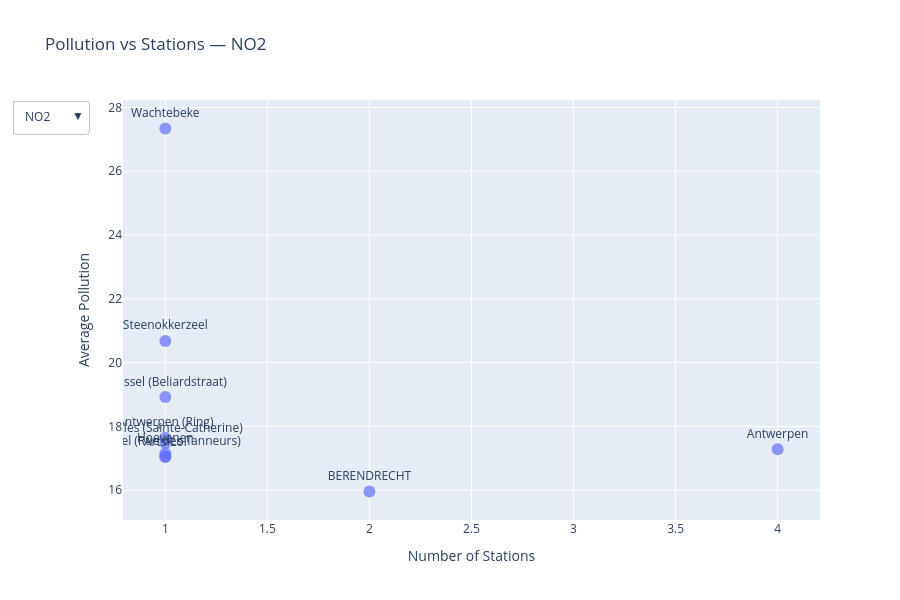

Notebook cell for this chart:
### Code cell
import plotly.graph_objects as go

merged = top_cities.merge(
    stations_summary,
    on="city_name",
    how="inner"
)

pollutants = merged["pollutant_type"].unique()

fig = go.Figure()

for p in pollutants:
    df = merged[merged["pollutant_type"] == p]

    fig.add_trace(go.Scatter(
        x=df["nb_stations"],
        y=df["avg_pollution"],
        mode="markers+text",  # 👈 add text
        text=df["city_name"],  # 👈 city names displayed
        textposition="top center",
        name=p,
        visible=(p == pollutants[0]),
        marker=dict(size=12, opacity=0.7)
    ))

buttons = []

for i, p in enumerate(pollutants):
    visibility = [False] * len(pollutants)
    visibility[i] = True

    buttons.append(dict(
        label=p,
        method="update",
        args=[
            {"visible": visibility},
            {"title": f"Pollution vs Stations — {p}"}
        ]
    ))

fig.update_layout(
    updatemenus=[dict(
        buttons=buttons,
        direction="down",
        showactive=True
    )],
    title=f"Pollution vs Stations — {pollutants[0]}",
    xaxis_title="Number of Stations",
    yaxis_title="Average Pollution",
    height=600
)

fig.show()

### Figure 1 — Plotly figure (JSON) as saved in the notebook; plotly's stock layout.template omitted (floating-point values rounded to 4 significant figures)
{"data": [{"marker": {"opacity": 0.7, "size": 12}, "mode": "markers+text", "name": "NO2", "text": ["Wachtebeke", "Steenokkerzeel", "Brussel (Beliardstraat)", "Antwerpen (Ring)", "Bruxelles (Sainte-Catherine)", "Antwerpen", "Hoevenen", "Brussel (Rue des Tanneurs)", "Arts-Loi", "BERENDRECHT"], "textposition": "top center", "type": "scatter", "visible": true, "x": [1, 1, 1, 1, 1, 4, 1, 1, 1, 2], "y": [27.34, 20.68, 18.92, 17.65, 17.48, 17.29, 17.16, 17.06, 17.04, 15.96]}, {"marker": {"opacity": 0.7, "size": 12}, "mode": "markers+text", "name": "PM10", "text": ["Zeebrugge (Evendijk-Oost)", "Gent", "Zeebrugge", "Genk", "Antwerpen (Ring)", "Antwerpen (3M - Fence Line W)", "Merksem", "Antwerpen (Park Spoor Noord)", "Antwerpen (Blancefloerlaan)", "Borgerhout"], "textposition": "top center", "type": "scatter", "visible": false, "x": [1, 1, 2, 1, 1, 1, 1, 1, 1, 2], "y": [16.9, 15.4, 14.56, 14.42, 14.02, 13.32, 13.26, 13.24, 13.04, 12.93]}, {"marker": {"opacity": 0.7, "size": 12}, "mode": "markers+text", "name": "PM2.5", "text": ["Genk", "Gent", "Hasselt", "Vilvoorde", "Antwerpen (Ring)", "Antwerpen (Park Spoor Noord)", "Steenokkerzeel", "Zwijndrecht (Neerstraat)", "Houthalen-Helchteren", "Antwerpen (Blancefloerlaan)"], "textposition": "top center", "type": "scatter", "visible": false, "x": [1, 1, 1, 1, 1, 1, 1, 1, 1, 1], "y": [9.637, 9.498, 8.532, 8.307, 8.134, 8.117, 7.91, 7.841, 7.789, 7.771]}, {"marker": {"opacity": 0.7, "size": 12}, "mode": "markers+text", "name": "SO2", "text": ["Molenbeek-Saint-Jean", "Uccle", "Antwerpen", "Kallo", "Hoboken", "Mol"], "textposition": "top center", "type": "scatter", "visible": false, "x": [1, 1, 4, 1, 1, 1], "y": [3.818, 2.574, 1.95, 1.9, 0.84, 0.02]}], "layout": {"height": 600, "title": {"text": "Pollution vs Stations — NO2"}, "updatemenus": [{"buttons": [{"args": [{"visible": [true, false, false, false]}, {"title": "Pollution vs Stations — NO2"}], "label": "NO2", "method": "update"}, {"args": [{"visible": [false, true, false, false]}, {"title": "Pollution vs Stations — PM10"}], "label": "PM10", "method": "update"}, {"args": [{"visible": [false, false, true, false]}, {"title": "Pollution vs Stations — PM2.5"}], "label": "PM2.5", "method": "update"}, {"args": [{"visible": [false, false, false, true]}, {"title": "Pollution vs Stations — SO2"}], "label": "SO2", "method": "update"}], "direction": "down", "showactive": true}], "xaxis": {"title": {"text": "Number of Stations"}}, "yaxis": {"title": {"text": "Average Pollution"}}}}
